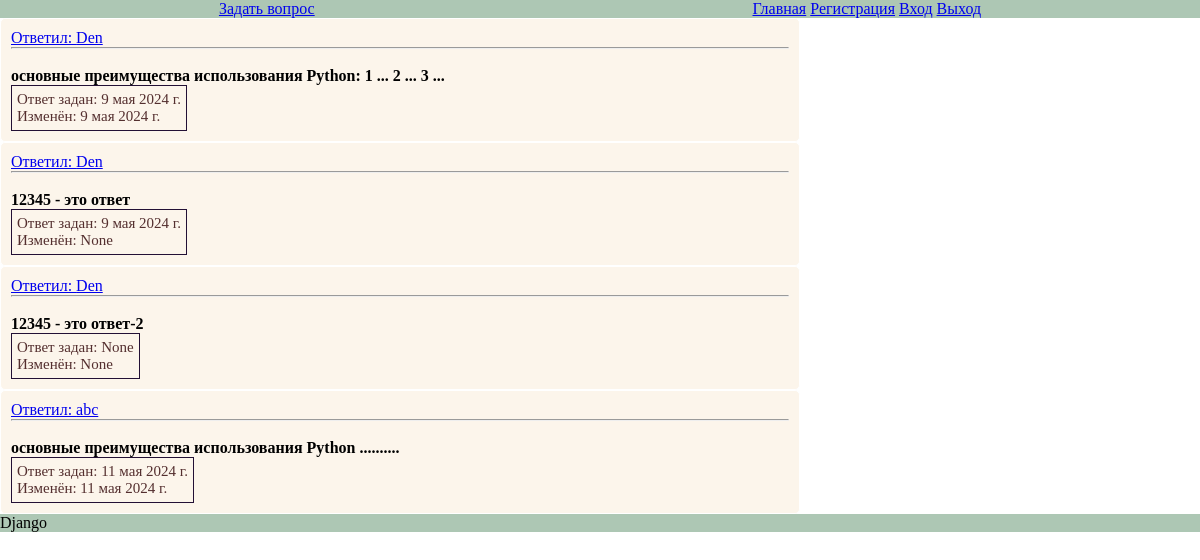
/get_answer/1, run on the app's committed database.
### main/models.py (models this page shows)
class Answer(models.Model):
    autor = models.ForeignKey(
        User,
        null=True,
        blank=False,
        on_delete=models.SET_NULL,
        related_name="answer_set",
    )
    question = models.ForeignKey(
        Question,
        null=True,
        blank=False,
        on_delete=models.SET_NULL,
        related_name="question",
    )
    text = models.TextField(max_length=20, blank=False)
    created_at = models.DateField(auto_now_add=True, blank=False)
    updated_at = models.DateField(auto_now=True, blank=False)
    parent = models.ForeignKey(
        "self", null=True, blank=False, on_delete=models.SET_NULL
    )
    correct = models.BooleanField(default=False, blank=True)

### main/views_2.py (the view)
# urls.py: path("get_answer/<int:id_question>", get_answer, name="get_answer"),
def get_answer(request, **kwargs):
    print(kwargs["id_question"], "<<<< ----kwargs")
    question_obj = Question.objects.filter(id=kwargs["id_question"])[0]
    print(question_obj)
    answer_obj = Answer.objects.filter(question=question_obj)
    for answer in answer_obj:
        print(answer)
    context = {"answers": answer_obj}
    return render(request, "answer.html", context)

### templates/answer.html (shortened to what this page needs)
{% extends 'main.html' %}
{% load static %}
{% block content %}
  <link rel="stylesheet" type="text/css" href="{% static 'css/style.css' %}" />
  {% for answer in answers %}
    <div id="conteiner">
      <div id="box">
        <div>
          <a href="/user/info/{{ answer.autor }}">Ответил: {{ answer.autor }}</a>
          <div>
            <hr />
            <br />
            <h4>{{ answer.text }}</h4>
          </div>
          <div class="date">
            <div>Ответ задан: {{ answer.created_at }}</div>
            <div>Изменён: {{ answer.updated_at }}</div>
          </div>
        </div>
      </div>
    </div>
  {% endfor %}
{% endblock %}

### static/css/style.css (style rules this page uses)
.date { padding: 5px; width: fit-content; border: 1px solid rgb(35, 16, 53); font-size: 15px; color: rgb(84, 47, 47); }
#conteiner { padding: 10px; border: 1px solid rgba(255, 255, 255); border-radius: 5px; background-color: rgba(250, 235, 215, 0.508); width: 800px; }

### templates/main.html (style rules this page uses)
* { margin: 0; padding: 0; box-sizing: border-box; }

### data on the page
Answer: autor "Den", text "основные преимущества использования Python: 1 ... 2 ... 3 ...", created_at "9 мая 2024 г.", updated_at "9 мая 2024 г."
Answer: autor "Den", text "12345 - это ответ", created_at "9 мая 2024 г.", updated_at "None"
Answer: autor "Den", text "12345 - это ответ-2", created_at "None", updated_at "None"
Answer: autor "abc", text "основные преимущества использования Python ..........", created_at "11 мая 2024 г.", updated_at "11 мая 2024 г."
